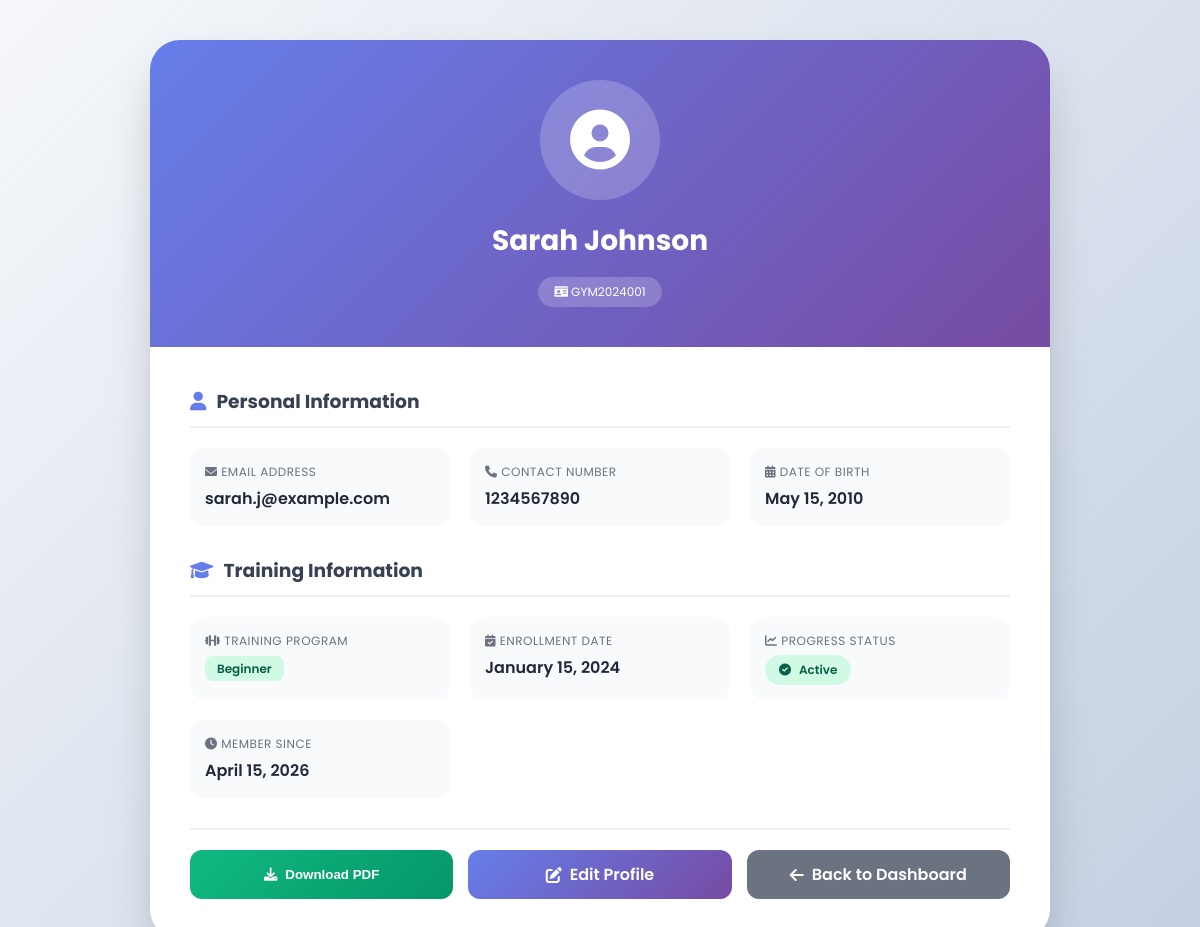
Page /profile.php?id=1 (signed in) on the committed database.
### tables this page shows
CREATE TABLE IF NOT EXISTS gymnasts (
    id INT AUTO_INCREMENT PRIMARY KEY,
    membership_id VARCHAR(20) UNIQUE NOT NULL,
    full_name VARCHAR(100) NOT NULL,
    email VARCHAR(100) NOT NULL,
    contact_no VARCHAR(20) NOT NULL,
    date_of_birth DATE NOT NULL,
    training_program ENUM('Beginner', 'Intermediate', 'Advanced') NOT NULL,
    enrollment_date DATE NOT NULL,
    progress_status ENUM('Active', 'On Hold', 'Completed') DEFAULT 'Active',
    created_at TIMESTAMP DEFAULT CURRENT_TIMESTAMP,
    updated_at TIMESTAMP DEFAULT CURRENT_TIMESTAMP ON UPDATE CURRENT_TIMESTAMP,
    INDEX idx_membership (membership_id),
    INDEX idx_status (progress_status),
    INDEX idx_program (training_program)
);

### config/db.php (called while the page is built, shortened)
<?php
class Database {
    private static $instance = null;
    private $connection;
    private $host = 'localhost';
    private $username = 'root';
    private $password = 'Narutostorm4';
    private $database = 'gymnastics_academy';
    private function __construct() {
        $this->connection = new mysqli(
            $this->host,
            $this->username,
            $this->password,
            $this->database
        );
        $this->connection->set_charset("utf8mb4");
    }
    public static function getInstance() {
        if (self::$instance === null) {
            self::$instance = new Database();
        }
        return self::$instance;
    }
    public function executeQuery($sql, $types = "", $params = []) {
        $stmt = $this->connection->prepare($sql);
        if ($stmt && !empty($params)) {
            $stmt->bind_param($types, ...$params);
        }
        $stmt->execute();
        return $stmt;
    }
}
?>

### includes/GymnastManager.php (called while the page is built, shortened)
<?php
require_once 'config/db.php';
class GymnastManager {
    private $db;
    public function __construct() {
        $this->db = Database::getInstance();
    }
    public function getGymnastById($id) {
        $sql = "SELECT * FROM gymnasts WHERE id = ?";
        $stmt = $this->db->executeQuery($sql, "i", [$id]);
        $result = $stmt->get_result();
        return $result->fetch_assoc();
    }
}
?>

### auth.php (called while the page is built, shortened)
<?php
require_once 'config/db.php';
class Auth {
    public function isAdmin() {
        return isset($_SESSION['role']) && $_SESSION['role'] === 'admin';
    }
}
?>

### profile.php (the view, shortened to what this page needs)
<?php
require_once 'auth.php';
require_once 'includes/GymnastManager.php';
$auth = new Auth();
$gymnastManager = new GymnastManager();
$gymnast_id = intval($_GET['id']);
$gymnast = $gymnastManager->getGymnastById($gymnast_id);
?>
<!DOCTYPE html>
<html lang="en">
<head>
    <link rel="stylesheet" href="https://cdnjs.cloudflare.com/ajax/libs/font-awesome/6.0.0/css/all.min.css">
</head>
<body>
    <div class="profile-container">
        <div class="profile-card" id="profileContent">
            <div class="card-header">
                <div class="profile-avatar">
                    <i class="fas fa-user-circle"></i>
                </div>
                <h2><?php echo htmlspecialchars($gymnast['full_name']); ?></h2>
                <div class="membership-badge">
                    <i class="fas fa-id-card"></i> <?php echo htmlspecialchars($gymnast['membership_id']); ?>
                </div>
            </div>
            <div class="card-body">
                <div class="info-section">
                    <h3><i class="fas fa-user"></i> Personal Information</h3>
                    <div class="info-grid">
                        <div class="info-item">
                            <div class="info-label"><i class="fas fa-envelope"></i> Email Address</div>
                            <div class="info-value"><?php echo htmlspecialchars($gymnast['email']); ?></div>
                        </div>
                        <div class="info-item">
                            <div class="info-label"><i class="fas fa-phone"></i> Contact Number</div>
                            <div class="info-value"><?php echo htmlspecialchars($gymnast['contact_no']); ?></div>
                        </div>
                        <div class="info-item">
                            <div class="info-label"><i class="fas fa-calendar-alt"></i> Date of Birth</div>
                            <div class="info-value"><?php echo date('F j, Y', strtotime($gymnast['date_of_birth'])); ?></div>
                        </div>
                    </div>
                </div>
                <div class="info-section">
                    <h3><i class="fas fa-graduation-cap"></i> Training Information</h3>
                    <div class="info-grid">
                        <div class="info-item">
                            <div class="info-label"><i class="fas fa-dumbbell"></i> Training Program</div>
                            <div class="info-value">
                                <span class="program-badge program-<?php echo strtolower($gymnast['training_program']); ?>">
                                    <?php echo htmlspecialchars($gymnast['training_program']); ?>
                                </span>
                            </div>
                        </div>
                        <div class="info-item">
                            <div class="info-label"><i class="fas fa-calendar-check"></i> Enrollment Date</div>
                            <div class="info-value"><?php echo date('F j, Y', strtotime($gymnast['enrollment_date'])); ?></div>
                        </div>
                        <div class="info-item">
                            <div class="info-label"><i class="fas fa-chart-line"></i> Progress Status</div>
                            <div class="info-value">
                                <span class="status-badge status-<?php echo strtolower(str_replace(' ', '', $gymnast['progress_status'])); ?>">
                                    <i class="fas <?php echo $gymnast['progress_status'] == 'Active' ? 'fa-check-circle' : ($gymnast['progress_status'] == 'On Hold' ? 'fa-pause-circle' : 'fa-check-double'); ?>"></i>
                                    <?php echo $gymnast['progress_status']; ?>
                                </span>
                            </div>
                        </div>
                        <div class="info-item">
                            <div class="info-label"><i class="fas fa-clock"></i> Member Since</div>
                            <div class="info-value"><?php echo date('F j, Y', strtotime($gymnast['created_at'])); ?></div>
                        </div>
                    </div>
                </div>
                <div class="action-buttons">
                    <button onclick="downloadProfilePDF()" class="btn btn-success">
                        <i class="fas fa-download"></i> Download PDF
                    </button>
                    <?php if ($auth->isAdmin()): ?>
                    <a href="update.php?id=<?php echo $gymnast['id']; ?>" class="btn btn-primary">
                        <i class="fas fa-edit"></i> Edit Profile
                    </a>
                    <?php endif; ?>
                    <a href="dashboard.php" class="btn btn-secondary">
                        <i class="fas fa-arrow-left"></i> Back to Dashboard
                    </a>
                </div>
            </div>
        </div>
    </div>
</body>
</html>

### profile.php (style rules this page uses)
* { margin: 0; padding: 0; box-sizing: border-box; }
body { font-family: 'Poppins', sans-serif; background: linear-gradient(135deg, #f5f7fa 0%, #c3cfe2 100%); min-height: 100vh; padding: 40px 20px; }
.profile-container { max-width: 900px; margin: 0 auto; }
.profile-card { background: white; border-radius: 30px; box-shadow: 0 25px 50px -12px rgba(0,0,0,0.25); overflow: hidden; }
.card-header { background: linear-gradient(135deg, #667eea 0%, #764ba2 100%); padding: 40px; text-align: center; color: white; position: relative; }
.profile-avatar { width: 120px; height: 120px; background: rgba(255,255,255,0.2); border-radius: 50%; display: flex; align-items: center; justify-content: center; margin: 0 auto 20px; }
.profile-avatar i { font-size: 60px; color: white; }
.card-header h2 { font-size: 28px; margin-bottom: 5px; }
.membership-badge { display: inline-block; background: rgba(255,255,255,0.2); padding: 6px 16px; border-radius: 50px; font-size: 12px; margin-top: 10px; }
.card-body { padding: 40px; }
.info-section { margin-bottom: 30px; }
.info-section h3 { color: #374151; margin-bottom: 20px; padding-bottom: 10px; border-bottom: 2px solid #f0f0f0; display: flex; align-items: center; gap: 10px; }
.info-section h3 i { color: #667eea; }
.info-grid { display: grid; grid-template-columns: repeat(auto-fit, minmax(250px, 1fr)); gap: 20px; }
.info-item { padding: 15px; background: #f9fafb; border-radius: 15px; }
.info-label { font-size: 12px; color: #6b7280; margin-bottom: 5px; text-transform: uppercase; letter-spacing: 0.5px; }
.info-value { font-size: 16px; font-weight: 600; color: #1f2937; }
.status-badge { display: inline-flex; align-items: center; gap: 8px; padding: 6px 14px; border-radius: 50px; font-size: 12px; font-weight: 600; }
.status-active { background: #d1fae5; color: #065f46; }
.program-badge { padding: 4px 12px; border-radius: 8px; font-size: 12px; font-weight: 600; }
.program-beginner { background: #d1fae5; color: #065f46; }
.action-buttons { display: flex; gap: 15px; margin-top: 30px; padding-top: 20px; border-top: 2px solid #f0f0f0; }
.btn { flex: 1; padding: 12px; border: none; border-radius: 12px; font-weight: 600; cursor: pointer; text-decoration: none; display: inline-flex; align-items: center; justify-content: center; gap: 8px; transition: all 0.3s; }
.btn-primary { background: linear-gradient(135deg, #667eea, #764ba2); color: white; }
.btn-secondary { background: #6b7280; color: white; }
.btn-success { background: linear-gradient(135deg, #10b981, #059669); color: white; }

### rows in the picture
gymnasts: full_name "Sarah Johnson", membership "GYM2024001", email "sarah.j@example.com", contact_no "1234567890", date_of_birth "May 15, 2010", training_program "Beginner", enrollment_date "January 15, 2024", progress_status "Active", created_at "April 15, 2026"
